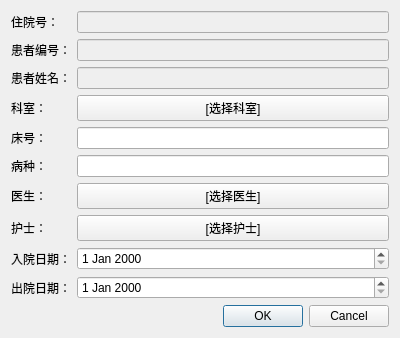
<?xml version="1.0" encoding="UTF-8"?>
<ui version="4.0">
 <class>PsmDlgHospiRec</class>
 <widget class="QDialog" name="PsmDlgHospiRec">
  <property name="geometry">
   <rect>
    <x>0</x>
    <y>0</y>
    <width>400</width>
    <height>312</height>
   </rect>
  </property>
  <property name="windowTitle">
   <string>Dialog</string>
  </property>
  <layout class="QVBoxLayout" name="verticalLayout">
   <item>
    <layout class="QGridLayout" name="gridLayout">
     <item row="5" column="1">
      <widget class="QLineEdit" name="leDisease"/>
     </item>
     <item row="4" column="1">
      <widget class="QLineEdit" name="leRoomId"/>
     </item>
     <item row="6" column="0">
      <widget class="QLabel" name="label_7">
       <property name="text">
        <string>医生：</string>
       </property>
      </widget>
     </item>
     <item row="0" column="0">
      <widget class="QLabel" name="label">
       <property name="text">
        <string>住院号：</string>
       </property>
      </widget>
     </item>
     <item row="7" column="1">
      <widget class="QPushButton" name="pbNurse">
       <property name="text">
        <string>[选择护士]</string>
       </property>
      </widget>
     </item>
     <item row="8" column="0">
      <widget class="QLabel" name="label_9">
       <property name="text">
        <string>入院日期：</string>
       </property>
      </widget>
     </item>
     <item row="8" column="1">
      <widget class="QDateEdit" name="deStartDate"/>
     </item>
     <item row="7" column="0">
      <widget class="QLabel" name="label_8">
       <property name="text">
        <string>护士：</string>
       </property>
      </widget>
     </item>
     <item row="6" column="1">
      <widget class="QPushButton" name="pbDoctor">
       <property name="text">
        <string>[选择医生]</string>
       </property>
      </widget>
     </item>
     <item row="4" column="0">
      <widget class="QLabel" name="label_5">
       <property name="text">
        <string>床号：</string>
       </property>
      </widget>
     </item>
     <item row="5" column="0">
      <widget class="QLabel" name="label_6">
       <property name="text">
        <string>病种：</string>
       </property>
      </widget>
     </item>
     <item row="3" column="1">
      <widget class="QPushButton" name="pbDepart">
       <property name="text">
        <string>[选择科室]</string>
       </property>
      </widget>
     </item>
     <item row="3" column="0">
      <widget class="QLabel" name="label_4">
       <property name="text">
        <string>科室：</string>
       </property>
      </widget>
     </item>
     <item row="2" column="1">
      <widget class="QLineEdit" name="lePatientName">
       <property name="enabled">
        <bool>false</bool>
       </property>
      </widget>
     </item>
     <item row="2" column="0">
      <widget class="QLabel" name="label_3">
       <property name="text">
        <string>患者姓名：</string>
       </property>
      </widget>
     </item>
     <item row="1" column="1">
      <widget class="QLineEdit" name="lePatientId">
       <property name="enabled">
        <bool>false</bool>
       </property>
      </widget>
     </item>
     <item row="1" column="0">
      <widget class="QLabel" name="label_2">
       <property name="text">
        <string>患者编号：</string>
       </property>
      </widget>
     </item>
     <item row="0" column="1">
      <widget class="QLineEdit" name="leHospiRecId">
       <property name="enabled">
        <bool>false</bool>
       </property>
      </widget>
     </item>
     <item row="9" column="0">
      <widget class="QLabel" name="label_10">
       <property name="text">
        <string>出院日期：</string>
       </property>
      </widget>
     </item>
     <item row="9" column="1">
      <widget class="QDateEdit" name="deEndDate"/>
     </item>
    </layout>
   </item>
   <item>
    <widget class="QDialogButtonBox" name="buttonBox">
     <property name="orientation">
      <enum>Qt::Horizontal</enum>
     </property>
     <property name="standardButtons">
      <set>QDialogButtonBox::Cancel|QDialogButtonBox::Ok</set>
     </property>
    </widget>
   </item>
  </layout>
 </widget>
 <resources/>
 <connections>
  <connection>
   <sender>buttonBox</sender>
   <signal>accepted()</signal>
   <receiver>PsmDlgHospiRec</receiver>
   <slot>accept()</slot>
   <hints>
    <hint type="sourcelabel">
     <x>248</x>
     <y>254</y>
    </hint>
    <hint type="destinationlabel">
     <x>157</x>
     <y>274</y>
    </hint>
   </hints>
  </connection>
  <connection>
   <sender>buttonBox</sender>
   <signal>rejected()</signal>
   <receiver>PsmDlgHospiRec</receiver>
   <slot>reject()</slot>
   <hints>
    <hint type="sourcelabel">
     <x>316</x>
     <y>260</y>
    </hint>
    <hint type="destinationlabel">
     <x>286</x>
     <y>274</y>
    </hint>
   </hints>
  </connection>
 </connections>
</ui>
